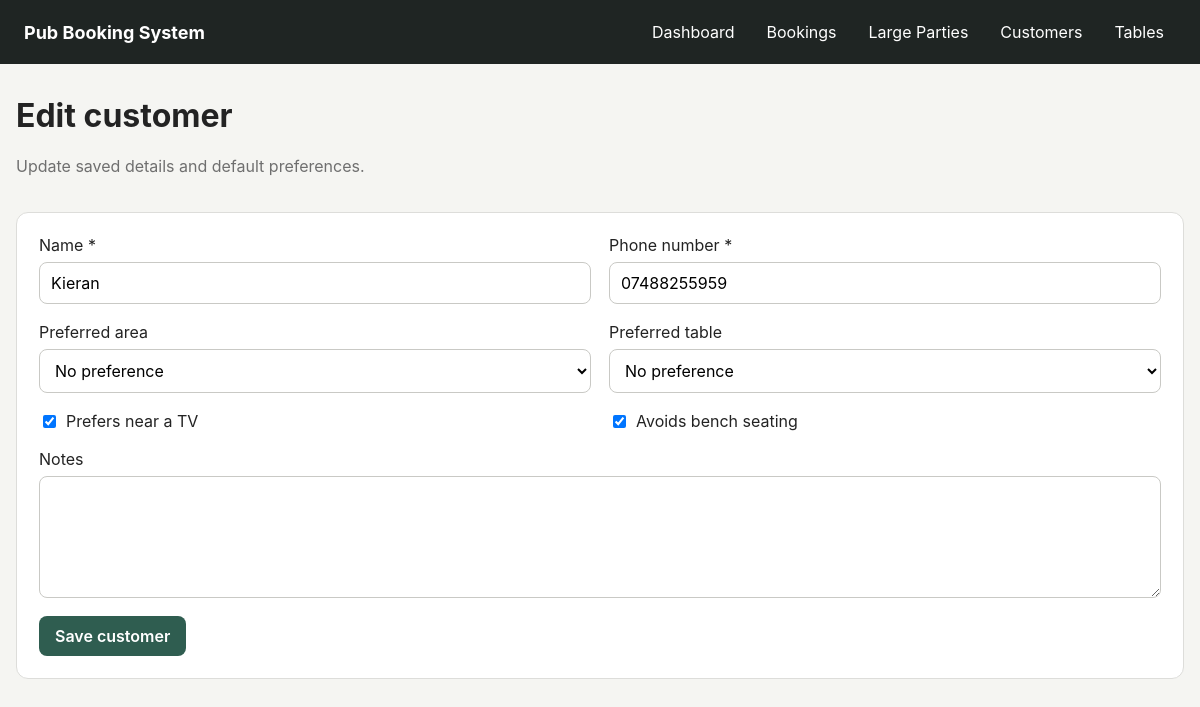
The page /customers/2/edit on the database as committed earlier.
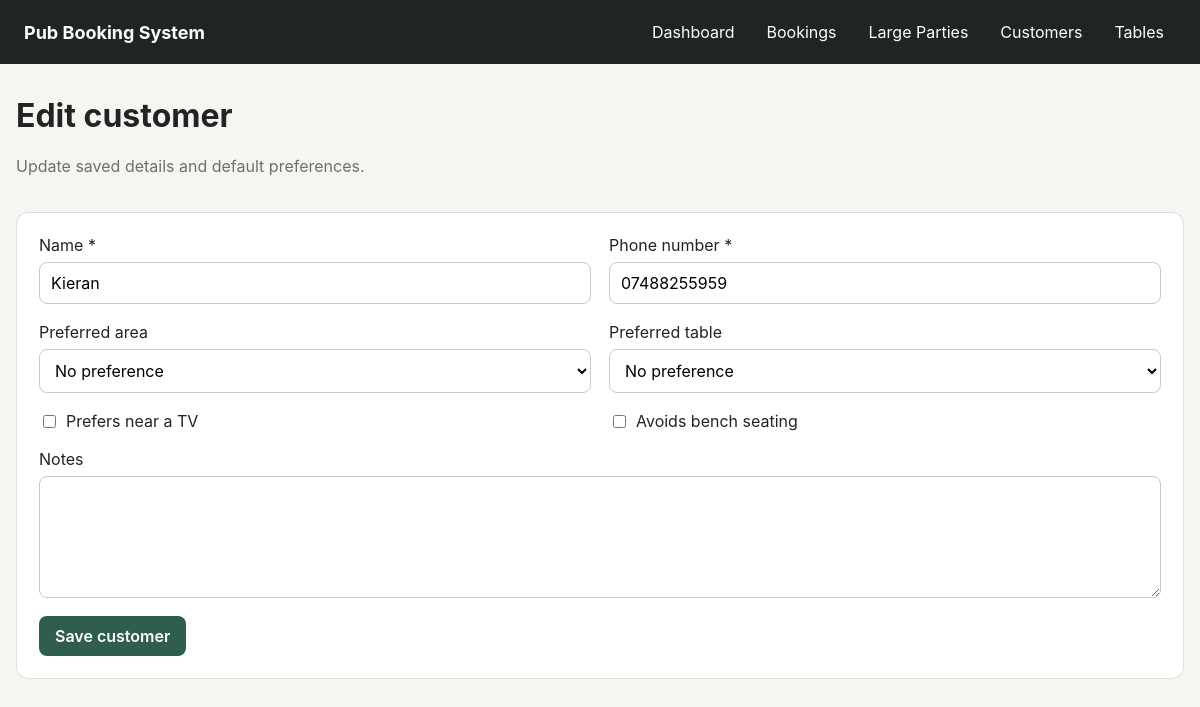
The same page on the database as committed later.
### app/models.py (models this page shows)
class Customer(db.Model):
    id = db.Column(db.Integer, primary_key=True)
    name = db.Column(db.String(120), nullable=False, index=True)
    phone = db.Column(db.String(30), nullable=False, unique=True, index=True)
    preferred_area_id = db.Column(db.Integer, db.ForeignKey("area.id"))
    preferred_table_id = db.Column(db.Integer, db.ForeignKey("pub_table.id"))
    prefers_near_tv = db.Column(db.Boolean, default=False)
    avoids_bench = db.Column(db.Boolean, default=False)
    notes = db.Column(db.Text)
    created_at = db.Column(db.DateTime, default=datetime.utcnow)
    preferred_area = db.relationship("Area", foreign_keys=[preferred_area_id])
    preferred_table = db.relationship("PubTable", foreign_keys=[preferred_table_id])
    bookings = db.relationship(
        "Booking",
        back_populates="customer",
        cascade="all, delete-orphan"
    )
    repeat_bookings = db.relationship(
        "RepeatBooking",
        back_populates="customer",
        cascade="all, delete-orphan"
    )

### app/routes.py (the view, shortened to what this page needs)
@main.route("/customers/<int:customer_id>/edit", methods=["GET", "POST"])
def edit_customer(customer_id):
    customer = db.get_or_404(Customer, customer_id)
    areas = db.session.scalars(db.select(Area).order_by(Area.name)).all()
    tables = db.session.scalars(
        db.select(PubTable).order_by(*table_order_clause())
    ).all()
    return render_template(
        "customer_edit.html",
        customer=customer,
        areas=areas,
        tables=tables,
    )

### app/routes.py (called while the page is built)
def table_order_clause():
    return (cast(PubTable.number, Integer), PubTable.number)

### app/templates/customer_edit.html (shortened to what this page needs)
{% extends "base.html" %}
{% block content %}
<div class="page-heading">
    <div>
        <h1>Edit customer</h1>
        <p>Update saved details and default preferences.</p>
    </div>
</div>
<form class="card form-grid" method="post">
    <label>
        Name *
        <input name="name" value="{{ customer.name }}" required>
    </label>
    <label>
        Phone number *
        <input name="phone" value="{{ customer.phone }}" required>
    </label>
    <label>
        Preferred area
        <select name="preferred_area_id">
            <option value="">No preference</option>
        </select>
    </label>
    <label>
        Preferred table
        <select name="preferred_table_id">
            <option value="">No preference</option>
        </select>
    </label>
    <label class="checkbox-row">
        <input type="checkbox"
               name="prefers_near_tv"
               {% if customer.prefers_near_tv %}checked{% endif %}>
        Prefers near a TV
    </label>
    <label class="checkbox-row">
        <input type="checkbox"
               name="avoids_bench"
               {% if customer.avoids_bench %}checked{% endif %}>
        Avoids bench seating
    </label>
    <label class="full-width">
        Notes
        <textarea name="notes" rows="5">{{ customer.notes or '' }}</textarea>
    </label>
    <div class="full-width">
        <button class="button" type="submit">Save customer</button>
    </div>
</form>
{% endblock %}

Rows that differ between the two databases and show on the page:
changed Customer "Kieran": prefers_near_tv "☑" → "☐"; avoids_bench "☑" → "☐"
